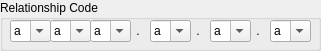
  <widget class="QGroupBox" name="groupBox_2">
   <property name="geometry">
    <rect>
     <x>640</x>
     <y>10</y>
     <width>321</width>
     <height>51</height>
    </rect>
   </property>
   <property name="title">
    <string>Relationship Code</string>
   </property>
   <widget class="QComboBox" name="comboBox_6">
    <property name="geometry">
     <rect>
      <x>270</x>
      <y>20</y>
      <width>41</width>
      <height>22</height>
     </rect>
    </property>
    <property name="editable">
     <bool>true</bool>
    </property>
    <property name="maxVisibleItems">
     <number>10</number>
    </property>
    <item>
     <property name="text">
      <string>a</string>
     </property>
    </item>
    <item>
     <property name="text">
      <string>b</string>
     </property>
    </item>
    <item>
     <property name="text">
      <string>c</string>
     </property>
    </item>
    <item>
     <property name="text">
      <string>d</string>
     </property>
    </item>
    <item>
     <property name="text">
      <string>e</string>
     </property>
    </item>
    <item>
     <property name="text">
      <string>f</string>
     </property>
    </item>
    <item>
     <property name="text">
      <string>g</string>
     </property>
    </item>
    <item>
     <property name="text">
      <string>h</string>
     </property>
    </item>
    <item>
     <property name="text">
      <string>i</string>
     </property>
    </item>
    <item>
     <property name="text">
      <string>j</string>
     </property>
    </item>
    <item>
     <property name="text">
      <string>k</string>
     </property>
    </item>
    <item>
     <property name="text">
      <string>l</string>
     </property>
    </item>
    <item>
     <property name="text">
      <string>m</string>
     </property>
    </item>
    <item>
     <property name="text">
      <string>n</string>
     </property>
    </item>
    <item>
     <property name="text">
      <string>o</string>
     </property>
    </item>
    <item>
     <property name="text">
      <string>p</string>
     </property>
    </item>
    <item>
     <property name="text">
      <string>q</string>
     </property>
    </item>
    <item>
     <property name="text">
      <string>r</string>
     </property>
    </item>
    <item>
     <property name="text">
      <string>s</string>
     </property>
    </item>
    <item>
     <property name="text">
      <string>t</string>
     </property>
    </item>
    <item>
     <property name="text">
      <string>u</string>
     </property>
    </item>
    <item>
     <property name="text">
      <string>v</string>
     </property>
    </item>
    <item>
     <property name="text">
      <string>w</string>
     </property>
    </item>
    <item>
     <property name="text">
      <string>x</string>
     </property>
    </item>
    <item>
     <property name="text">
      <string>y</string>
     </property>
    </item>
    <item>
     <property name="text">
      <string>z</string>
     </property>
    </item>
    <item>
     <property name="text">
      <string>A</string>
     </property>
    </item>
    <item>
     <property name="text">
      <string>B</string>
     </property>
    </item>
    <item>
     <property name="text">
      <string>C</string>
     </property>
    </item>
    <item>
     <property name="text">
      <string>D</string>
     </property>
    </item>
    <item>
     <property name="text">
      <string>E</string>
     </property>
    </item>
    <item>
     <property name="text">
      <string>F</string>
     </property>
    </item>
    <item>
     <property name="text">
      <string>G</string>
     </property>
    </item>
    <item>
     <property name="text">
      <string>H</string>
     </property>
    </item>
    <item>
     <property name="text">
      <string>I</string>
     </property>
    </item>
    <item>
     <property name="text">
      <string>J</string>
     </property>
    </item>
    <item>
     <property name="text">
      <string>K</string>
     </property>
    </item>
    <item>
     <property name="text">
      <string>L</string>
     </property>
    </item>
    <item>
     <property name="text">
      <string>M</string>
     </property>
    </item>
    <item>
     <property name="text">
      <string>N</string>
     </property>
    </item>
    <item>
     <property name="text">
      <string>O</string>
     </property>
    </item>
    <item>
     <property name="text">
      <string>P</string>
     </property>
    </item>
    <item>
     <property name="text">
      <string>Q</string>
     </property>
    </item>
    <item>
     <property name="text">
      <string>R</string>
     </property>
    </item>
    <item>
     <property name="text">
      <string>S</string>
     </property>
    </item>
    <item>
     <property name="text">
      <string>T</string>
     </property>
    </item>
    <item>
     <property name="text">
      <string>U</string>
     </property>
    </item>
    <item>
     <property name="text">
      <string>V</string>
     </property>
    </item>
    <item>
     <property name="text">
      <string>W</string>
     </property>
    </item>
    <item>
     <property name="text">
      <string>X</string>
     </property>
    </item>
    <item>
     <property name="text">
      <string>Y</string>
     </property>
    </item>
    <item>
     <property name="text">
      <string>Z</string>
     </property>
    </item>
   </widget>
   <widget class="QComboBox" name="comboBox_5">
    <property name="geometry">
     <rect>
      <x>210</x>
      <y>20</y>
      <width>41</width>
      <height>22</height>
     </rect>
    </property>
    <property name="editable">
     <bool>true</bool>
    </property>
    <property name="maxVisibleItems">
     <number>10</number>
    </property>
    <item>
     <property name="text">
      <string>a</string>
     </property>
    </item>
    <item>
     <property name="text">
      <string>b</string>
     </property>
    </item>
    <item>
     <property name="text">
      <string>c</string>
     </property>
    </item>
    <item>
     <property name="text">
      <string>d</string>
     </property>
    </item>
    <item>
     <property name="text">
      <string>e</string>
     </property>
    </item>
    <item>
     <property name="text">
      <string>f</string>
     </property>
    </item>
    <item>
     <property name="text">
      <string>g</string>
     </property>
    </item>
    <item>
     <property name="text">
      <string>h</string>
     </property>
    </item>
    <item>
     <property name="text">
      <string>i</string>
     </property>
    </item>
    <item>
     <property name="text">
      <string>j</string>
     </property>
    </item>
    <item>
     <property name="text">
      <string>k</string>
     </property>
    </item>
    <item>
     <property name="text">
      <string>l</string>
     </property>
    </item>
    <item>
     <property name="text">
      <string>m</string>
     </property>
    </item>
    <item>
     <property name="text">
      <string>n</string>
     </property>
    </item>
    <item>
     <property name="text">
      <string>o</string>
     </property>
    </item>
    <item>
     <property name="text">
      <string>p</string>
     </property>
    </item>
    <item>
     <property name="text">
      <string>q</string>
     </property>
    </item>
    <item>
     <property name="text">
      <string>r</string>
     </property>
    </item>
    <item>
     <property name="text">
      <string>s</string>
     </property>
    </item>
    <item>
     <property name="text">
      <string>t</string>
     </property>
    </item>
    <item>
     <property name="text">
      <string>u</string>
     </property>
    </item>
    <item>
     <property name="text">
      <string>v</string>
     </property>
    </item>
    <item>
     <property name="text">
      <string>w</string>
     </property>
    </item>
    <item>
     <property name="text">
      <string>x</string>
     </property>
    </item>
    <item>
     <property name="text">
      <string>y</string>
     </property>
    </item>
    <item>
     <property name="text">
      <string>z</string>
     </property>
    </item>
    <item>
     <property name="text">
      <string>A</string>
     </property>
    </item>
    <item>
     <property name="text">
      <string>B</string>
     </property>
    </item>
    <item>
     <property name="text">
      <string>C</string>
     </property>
    </item>
    <item>
     <property name="text">
      <string>D</string>
     </property>
    </item>
    <item>
     <property name="text">
      <string>E</string>
     </property>
    </item>
    <item>
     <property name="text">
      <string>F</string>
     </property>
    </item>
    <item>
     <property name="text">
      <string>G</string>
     </property>
    </item>
    <item>
     <property name="text">
      <string>H</string>
     </property>
    </item>
    <item>
     <property name="text">
      <string>I</string>
     </property>
    </item>
    <item>
     <property name="text">
      <string>J</string>
     </property>
    </item>
    <item>
     <property name="text">
      <string>K</string>
     </property>
    </item>
    <item>
     <property name="text">
      <string>L</string>
     </property>
    </item>
    <item>
     <property name="text">
      <string>M</string>
     </property>
    </item>
    <item>
     <property name="text">
      <string>N</string>
     </property>
    </item>
    <item>
     <property name="text">
      <string>O</string>
     </property>
    </item>
    <item>
     <property name="text">
      <string>P</string>
     </property>
    </item>
    <item>
     <property name="text">
      <string>Q</string>
     </property>
    </item>
    <item>
     <property name="text">
      <string>R</string>
     </property>
    </item>
    <item>
     <property name="text">
      <string>S</string>
     </property>
    </item>
    <item>
     <property name="text">
      <string>T</string>
     </property>
    </item>
    <item>
     <property name="text">
      <string>U</string>
     </property>
    </item>
    <item>
     <property name="text">
      <string>V</string>
     </property>
    </item>
    <item>
     <property name="text">
      <string>W</string>
     </property>
    </item>
    <item>
     <property name="text">
      <string>X</string>
     </property>
    </item>
    <item>
     <property name="text">
      <string>Y</string>
     </property>
    </item>
    <item>
     <property name="text">
      <string>Z</string>
     </property>
    </item>
   </widget>
   <widget class="QLabel" name="label_4">
    <property name="geometry">
     <rect>
      <x>250</x>
      <y>20</y>
      <width>16</width>
      <height>21</height>
     </rect>
    </property>
    <property name="layoutDirection">
     <enum>Qt::LeftToRight</enum>
    </property>
    <property name="text">
     <string>.</string>
    </property>
    <property name="alignment">
     <set>Qt::AlignCenter</set>
    </property>
    <property name="indent">
     <number>0</number>
    </property>
   </widget>
   <widget class="QLabel" name="label_2">
    <property name="geometry">
     <rect>
      <x>130</x>
      <y>20</y>
      <width>16</width>
      <height>21</height>
     </rect>
    </property>
    <property name="layoutDirection">
     <enum>Qt::LeftToRight</enum>
    </property>
    <property name="text">
     <string>.</string>
    </property>
    <property name="alignment">
     <set>Qt::AlignCenter</set>
    </property>
    <property name="indent">
     <number>0</number>
    </property>
   </widget>
   <widget class="QComboBox" name="comboBox_2">
    <property name="geometry">
     <rect>
      <x>50</x>
      <y>20</y>
      <width>41</width>
      <height>22</height>
     </rect>
    </property>
    <property name="editable">
     <bool>true</bool>
    </property>
    <property name="maxVisibleItems">
     <number>10</number>
    </property>
    <item>
     <property name="text">
      <string>a</string>
     </property>
    </item>
    <item>
     <property name="text">
      <string>b</string>
     </property>
    </item>
    <item>
     <property name="text">
      <string>c</string>
     </property>
    </item>
    <item>
     <property name="text">
      <string>d</string>
     </property>
    </item>
    <item>
     <property name="text">
      <string>e</string>
     </property>
    </item>
    <item>
     <property name="text">
      <string>f</string>
     </property>
    </item>
    <item>
     <property name="text">
      <string>g</string>
     </property>
    </item>
    <item>
     <property name="text">
      <string>h</string>
     </property>
    </item>
    <item>
     <property name="text">
      <string>i</string>
     </property>
    </item>
    <item>
     <property name="text">
      <string>j</string>
     </property>
    </item>
    <item>
     <property name="text">
      <string>k</string>
     </property>
    </item>
    <item>
     <property name="text">
      <string>l</string>
     </property>
    </item>
    <item>
     <property name="text">
      <string>m</string>
     </property>
    </item>
    <item>
     <property name="text">
      <string>n</string>
     </property>
    </item>
    <item>
     <property name="text">
      <string>o</string>
     </property>
    </item>
    <item>
     <property name="text">
      <string>p</string>
     </property>
    </item>
    <item>
     <property name="text">
      <string>q</string>
     </property>
    </item>
    <item>
     <property name="text">
      <string>r</string>
     </property>
    </item>
    <item>
     <property name="text">
      <string>s</string>
     </property>
    </item>
    <item>
     <property name="text">
      <string>t</string>
     </property>
    </item>
    <item>
     <property name="text">
      <string>u</string>
     </property>
    </item>
    <item>
     <property name="text">
      <string>v</string>
     </property>
    </item>
    <item>
     <property name="text">
      <string>w</string>
     </property>
    </item>
    <item>
     <property name="text">
      <string>x</string>
     </property>
    </item>
    <item>
     <property name="text">
      <string>y</string>
     </property>
    </item>
    <item>
     <property name="text">
      <string>z</string>
     </property>
    </item>
    <item>
     <property name="text">
      <string>A</string>
     </property>
    </item>
    <item>
     <property name="text">
      <string>B</string>
     </property>
    </item>
    <item>
     <property name="text">
      <string>C</string>
     </property>
    </item>
    <item>
     <property name="text">
      <string>D</string>
     </property>
    </item>
    <item>
     <property name="text">
      <string>E</string>
     </property>
    </item>
    <item>
     <property name="text">
      <string>F</string>
     </property>
    </item>
    <item>
     <property name="text">
      <string>G</string>
     </property>
    </item>
    <item>
     <property name="text">
      <string>H</string>
     </property>
    </item>
    <item>
     <property name="text">
      <string>I</string>
     </property>
    </item>
    <item>
     <property name="text">
      <string>J</string>
     </property>
    </item>
    <item>
     <property name="text">
      <string>K</string>
     </property>
    </item>
    <item>
     <property name="text">
      <string>L</string>
     </property>
    </item>
    <item>
     <property name="text">
      <string>M</string>
     </property>
    </item>
    <item>
     <property name="text">
      <string>N</string>
     </property>
    </item>
    <item>
     <property name="text">
      <string>O</string>
     </property>
    </item>
    <item>
     <property name="text">
      <string>P</string>
     </property>
    </item>
    <item>
     <property name="text">
      <string>Q</string>
     </property>
    </item>
    <item>
     <property name="text">
      <string>R</string>
     </property>
    </item>
    <item>
     <property name="text">
      <string>S</string>
     </property>
    </item>
    <item>
     <property name="text">
      <string>T</string>
     </property>
    </item>
    <item>
     <property name="text">
      <string>U</string>
     </property>
    </item>
    <item>
     <property name="text">
      <string>V</string>
     </property>
    </item>
    <item>
     <property name="text">
      <string>W</string>
     </property>
    </item>
    <item>
     <property name="text">
      <string>X</string>
     </property>
    </item>
    <item>
     <property name="text">
      <string>Y</string>
     </property>
    </item>
    <item>
     <property name="text">
      <string>Z</string>
     </property>
    </item>
   </widget>
   <widget class="QLabel" name="label_3">
    <property name="geometry">
     <rect>
      <x>190</x>
      <y>20</y>
      <width>16</width>
      <height>21</height>
     </rect>
    </property>
    <property name="layoutDirection">
     <enum>Qt::LeftToRight</enum>
    </property>
    <property name="text">
     <string>.</string>
    </property>
    <property name="alignment">
     <set>Qt::AlignCenter</set>
    </property>
    <property name="indent">
     <number>0</number>
    </property>
   </widget>
   <widget class="QComboBox" name="comboBox_3">
    <property name="geometry">
     <rect>
      <x>90</x>
      <y>20</y>
      <width>41</width>
      <height>22</height>
     </rect>
    </property>
    <property name="editable">
     <bool>true</bool>
    </property>
    <property name="maxVisibleItems">
     <number>10</number>
    </property>
    <item>
     <property name="text">
      <string>a</string>
     </property>
    </item>
    <item>
     <property name="text">
      <string>b</string>
     </property>
    </item>
    <item>
     <property name="text">
      <string>c</string>
     </property>
    </item>
    <item>
     <property name="text">
      <string>d</string>
     </property>
    </item>
    <item>
     <property name="text">
      <string>e</string>
     </property>
    </item>
    <item>
     <property name="text">
      <string>f</string>
     </property>
    </item>
    <item>
     <property name="text">
      <string>g</string>
     </property>
    </item>
    <item>
     <property name="text">
      <string>h</string>
     </property>
    </item>
    <item>
     <property name="text">
      <string>i</string>
     </property>
    </item>
    <item>
     <property name="text">
      <string>j</string>
     </property>
    </item>
    <item>
     <property name="text">
      <string>k</string>
     </property>
    </item>
    <item>
     <property name="text">
      <string>l</string>
     </property>
    </item>
    <item>
     <property name="text">
      <string>m</string>
     </property>
    </item>
    <item>
     <property name="text">
      <string>n</string>
     </property>
    </item>
    <item>
     <property name="text">
      <string>o</string>
     </property>
    </item>
    <item>
     <property name="text">
      <string>p</string>
     </property>
    </item>
    <item>
     <property name="text">
      <string>q</string>
     </property>
    </item>
    <item>
     <property name="text">
      <string>r</string>
     </property>
    </item>
    <item>
     <property name="text">
      <string>s</string>
     </property>
    </item>
    <item>
     <property name="text">
      <string>t</string>
     </property>
    </item>
    <item>
     <property name="text">
      <string>u</string>
     </property>
    </item>
    <item>
     <property name="text">
      <string>v</string>
     </property>
    </item>
    <item>
     <property name="text">
      <string>w</string>
     </property>
    </item>
    <item>
     <property name="text">
      <string>x</string>
     </property>
    </item>
    <item>
     <property name="text">
      <string>y</string>
     </property>
    </item>
    <item>
     <property name="text">
      <string>z</string>
     </property>
    </item>
    <item>
     <property name="text">
      <string>A</string>
     </property>
    </item>
    <item>
     <property name="text">
      <string>B</string>
     </property>
    </item>
    <item>
     <property name="text">
      <string>C</string>
     </property>
    </item>
    <item>
     <property name="text">
      <string>D</string>
     </property>
    </item>
    <item>
     <property name="text">
      <string>E</string>
     </property>
    </item>
    <item>
     <property name="text">
      <string>F</string>
     </property>
    </item>
    <item>
     <property name="text">
      <string>G</string>
     </property>
    </item>
    <item>
     <property name="text">
      <string>H</string>
     </property>
    </item>
    <item>
     <property name="text">
      <string>I</string>
     </property>
    </item>
    <item>
     <property name="text">
      <string>J</string>
     </property>
    </item>
    <item>
     <property name="text">
      <string>K</string>
     </property>
    </item>
    <item>
     <property name="text">
      <string>L</string>
     </property>
    </item>
    <item>
     <property name="text">
      <string>M</string>
     </property>
    </item>
    <item>
     <property name="text">
      <string>N</string>
     </property>
    </item>
    <item>
     <property name="text">
      <string>O</string>
     </property>
    </item>
    <item>
     <property name="text">
      <string>P</string>
     </property>
    </item>
    <item>
     <property name="text">
      <string>Q</string>
     </property>
    </item>
    <item>
     <property name="text">
      <string>R</string>
     </property>
    </item>
    <item>
     <property name="text">
      <string>S</string>
     </property>
    </item>
    <item>
     <property name="text">
      <string>T</string>
     </property>
    </item>
    <item>
     <property name="text">
      <string>U</string>
     </property>
    </item>
    <item>
     <property name="text">
      <string>V</string>
     </property>
    </item>
    <item>
     <property name="text">
      <string>W</string>
     </property>
    </item>
    <item>
     <property name="text">
      <string>X</string>
     </property>
    </item>
    <item>
     <property name="text">
      <string>Y</string>
     </property>
    </item>
    <item>
     <property name="text">
      <string>Z</string>
     </property>
    </item>
   </widget>
   <widget class="QComboBox" name="comboBox_4">
    <property name="geometry">
     <rect>
      <x>150</x>
      <y>20</y>
      <width>41</width>
      <height>22</height>
     </rect>
    </property>
    <property name="editable">
     <bool>true</bool>
    </property>
    <property name="maxVisibleItems">
     <number>10</number>
    </property>
    <item>
     <property name="text">
      <string>a</string>
     </property>
    </item>
    <item>
     <property name="text">
      <string>b</string>
     </property>
    </item>
    <item>
     <property name="text">
      <string>c</string>
     </property>
    </item>
    <item>
     <property name="text">
      <string>d</string>
     </property>
    </item>
    <item>
     <property name="text">
      <string>e</string>
     </property>
    </item>
    <item>
     <property name="text">
      <string>f</string>
     </property>
    </item>
    <item>
     <property name="text">
      <string>g</string>
     </property>
    </item>
    <item>
     <property name="text">
      <string>h</string>
     </property>
    </item>
    <item>
     <property name="text">
      <string>i</string>
     </property>
    </item>
    <item>
     <property name="text">
      <string>j</string>
     </property>
    </item>
    <item>
     <property name="text">
      <string>k</string>
     </property>
    </item>
    <item>
     <property name="text">
      <string>l</string>
     </property>
    </item>
    <item>
     <property name="text">
      <string>m</string>
     </property>
    </item>
    <item>
     <property name="text">
      <string>n</string>
     </property>
    </item>
    <item>
     <property name="text">
      <string>o</string>
     </property>
    </item>
    <item>
     <property name="text">
      <string>p</string>
     </property>
    </item>
    <item>
     <property name="text">
      <string>q</string>
     </property>
    </item>
    <item>
     <property name="text">
      <string>r</string>
     </property>
    </item>
    <item>
     <property name="text">
      <string>s</string>
     </property>
    </item>
    <item>
     <property name="text">
      <string>t</string>
     </property>
    </item>
    <item>
     <property name="text">
      <string>u</string>
     </property>
    </item>
    <item>
     <property name="text">
      <string>v</string>
     </property>
    </item>
    <item>
     <property name="text">
      <string>w</string>
     </property>
    </item>
    <item>
     <property name="text">
      <string>x</string>
     </property>
    </item>
    <item>
     <property name="text">
      <string>y</string>
     </property>
    </item>
    <item>
     <property name="text">
      <string>z</string>
     </property>
    </item>
    <item>
     <property name="text">
      <string>A</string>
     </property>
    </item>
    <item>
     <property name="text">
      <string>B</string>
     </property>
    </item>
    <item>
     <property name="text">
      <string>C</string>
     </property>
    </item>
    <item>
     <property name="text">
      <string>D</string>
     </property>
    </item>
    <item>
     <property name="text">
      <string>E</string>
     </property>
    </item>
    <item>
     <property name="text">
      <string>F</string>
     </property>
    </item>
    <item>
     <property name="text">
      <string>G</string>
     </property>
    </item>
    <item>
     <property name="text">
      <string>H</string>
     </property>
    </item>
    <item>
     <property name="text">
      <string>I</string>
     </property>
    </item>
    <item>
     <property name="text">
      <string>J</string>
     </property>
    </item>
    <item>
     <property name="text">
      <string>K</string>
     </property>
    </item>
    <item>
     <property name="text">
      <string>L</string>
     </property>
    </item>
    <item>
     <property name="text">
      <string>M</string>
     </property>
    </item>
    <item>
     <property name="text">
      <string>N</string>
     </property>
    </item>
    <item>
     <property name="text">
      <string>O</string>
     </property>
    </item>
    <item>
     <property name="text">
      <string>P</string>
     </property>
    </item>
    <item>
     <property name="text">
      <string>Q</string>
     </property>
    </item>
    <item>
     <property name="text">
      <string>R</string>
     </property>
    </item>
    <item>
     <property name="text">
      <string>S</string>
     </property>
    </item>
    <item>
     <property name="text">
      <string>T</string>
     </property>
    </item>
    <item>
     <property name="text">
      <string>U</string>
     </property>
    </item>
    <item>
     <property name="text">
      <string>V</string>
     </property>
    </item>
    <item>
     <property name="text">
      <string>W</string>
     </property>
    </item>
    <item>
     <property name="text">
      <string>X</string>
     </property>
    </item>
    <item>
     <property name="text">
      <string>Y</string>
     </property>
    </item>
    <item>
     <property name="text">
      <string>Z</string>
     </property>
    </item>
   </widget>
   <widget class="QComboBox" name="comboBox">
    <property name="geometry">
     <rect>
      <x>10</x>
      <y>20</y>
      <width>41</width>
      <height>22</height>
     </rect>
    </property>
    <property name="editable">
     <bool>true</bool>
    </property>
    <property name="maxVisibleItems">
     <number>10</number>
    </property>
    <item>
     <property name="text">
      <string>a</string>
     </property>
    </item>
    <item>
     <property name="text">
      <string>b</string>
     </property>
    </item>
    <item>
     <property name="text">
      <string>c</string>
     </property>
    </item>
    <item>
     <property name="text">
      <string>d</string>
     </property>
    </item>
    <item>
     <property name="text">
      <string>e</string>
     </property>
    </item>
    <item>
     <property name="text">
      <string>f</string>
     </property>
    </item>
    <item>
     <property name="text">
      <string>g</string>
     </property>
    </item>
    <item>
     <property name="text">
      <string>h</string>
     </property>
    </item>
    <item>
     <property name="text">
      <string>i</string>
     </property>
    </item>
    <item>
     <property name="text">
      <string>j</string>
     </property>
    </item>
    <item>
     <property name="text">
      <string>k</string>
     </property>
    </item>
    <item>
     <property name="text">
      <string>l</string>
     </property>
    </item>
    <item>
     <property name="text">
      <string>m</string>
     </property>
    </item>
    <item>
     <property name="text">
      <string>n</string>
     </property>
    </item>
    <item>
     <property name="text">
      <string>o</string>
     </property>
    </item>
    <item>
     <property name="text">
      <string>p</string>
     </property>
    </item>
    <item>
     <property name="text">
      <string>q</string>
     </property>
    </item>
    <item>
     <property name="text">
      <string>r</string>
     </property>
    </item>
    <item>
     <property name="text">
      <string>s</string>
     </property>
    </item>
    <item>
     <property name="text">
      <string>t</string>
     </property>
    </item>
    <item>
     <property name="text">
      <string>u</string>
     </property>
    </item>
    <item>
     <property name="text">
      <string>v</string>
     </property>
    </item>
    <item>
     <property name="text">
      <string>w</string>
     </property>
    </item>
    <item>
     <property name="text">
      <string>x</string>
     </property>
    </item>
    <item>
     <property name="text">
      <string>y</string>
     </property>
    </item>
    <item>
     <property name="text">
      <string>z</string>
     </property>
    </item>
    <item>
     <property name="text">
      <string>A</string>
     </property>
    </item>
    <item>
     <property name="text">
      <string>B</string>
     </property>
    </item>
    <item>
     <property name="text">
      <string>C</string>
     </property>
    </item>
    <item>
     <property name="text">
      <string>D</string>
     </property>
    </item>
    <item>
     <property name="text">
      <string>E</string>
     </property>
    </item>
    <item>
     <property name="text">
      <string>F</string>
     </property>
    </item>
    <item>
     <property name="text">
      <string>G</string>
     </property>
    </item>
    <item>
     <property name="text">
      <string>H</string>
     </property>
    </item>
    <item>
     <property name="text">
      <string>I</string>
     </property>
    </item>
    <item>
     <property name="text">
      <string>J</string>
     </property>
    </item>
    <item>
     <property name="text">
      <string>K</string>
     </property>
    </item>
    <item>
     <property name="text">
      <string>L</string>
     </property>
    </item>
    <item>
     <property name="text">
      <string>M</string>
     </property>
    </item>
    <item>
     <property name="text">
      <string>N</string>
     </property>
    </item>
    <item>
     <property name="text">
      <string>O</string>
     </property>
    </item>
    <item>
     <property name="text">
      <string>P</string>
     </property>
    </item>
    <item>
     <property name="text">
      <string>Q</string>
     </property>
    </item>
    <item>
     <property name="text">
      <string>R</string>
     </property>
    </item>
    <item>
     <property name="text">
      <string>S</string>
     </property>
    </item>
    <item>
     <property name="text">
      <string>T</string>
     </property>
    </item>
    <item>
     <property name="text">
      <string>U</string>
     </property>
    </item>
    <item>
     <property name="text">
      <string>V</string>
     </property>
    </item>
    <item>
     <property name="text">
      <string>W</string>
     </property>
    </item>
    <item>
     <property name="text">
      <string>X</string>
     </property>
    </item>
    <item>
     <property name="text">
      <string>Y</string>
     </property>
    </item>
    <item>
     <property name="text">
      <string>Z</string>
     </property>
    </item>
   </widget>
  </widget>
